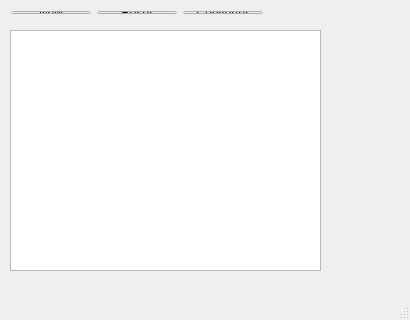
<?xml version="1.0" encoding="UTF-8"?>
<ui version="4.0">
 <class>MainWindow</class>
 <widget class="QMainWindow" name="MainWindow">
  <property name="geometry">
   <rect>
    <x>0</x>
    <y>0</y>
    <width>410</width>
    <height>320</height>
   </rect>
  </property>
  <property name="minimumSize">
   <size>
    <width>280</width>
    <height>200</height>
   </size>
  </property>
  <property name="windowTitle">
   <string>MainWindow</string>
  </property>
  <widget class="QWidget" name="centralWidget">
   <widget class="QGraphicsView" name="graphicsView">
    <property name="geometry">
     <rect>
      <x>10</x>
      <y>30</y>
      <width>311</width>
      <height>241</height>
     </rect>
    </property>
    <property name="verticalScrollBarPolicy">
     <enum>Qt::ScrollBarAsNeeded</enum>
    </property>
   </widget>
   <widget class="QWidget" name="horizontalLayoutWidget">
    <property name="geometry">
     <rect>
      <x>0</x>
      <y>0</y>
      <width>411</width>
      <height>25</height>
     </rect>
    </property>
    <layout class="QHBoxLayout" name="horizontalLayout">
     <item>
      <widget class="QPushButton" name="pushButton">
       <property name="text">
        <string>New</string>
       </property>
      </widget>
     </item>
     <item>
      <widget class="QPushButton" name="pushButton_2">
       <property name="text">
        <string>Reset</string>
       </property>
      </widget>
     </item>
     <item>
      <widget class="QPushButton" name="pushButton_3">
       <property name="text">
        <string>Converter</string>
       </property>
      </widget>
     </item>
     <item>
      <spacer name="horizontalSpacer">
       <property name="orientation">
        <enum>Qt::Horizontal</enum>
       </property>
       <property name="sizeHint" stdset="0">
        <size>
         <width>40</width>
         <height>20</height>
        </size>
       </property>
      </spacer>
     </item>
    </layout>
   </widget>
  </widget>
  <widget class="QMenuBar" name="menuBar">
   <property name="geometry">
    <rect>
     <x>0</x>
     <y>0</y>
     <width>410</width>
     <height>21</height>
    </rect>
   </property>
  </widget>
  <widget class="QStatusBar" name="statusBar"/>
 </widget>
 <layoutdefault spacing="6" margin="11"/>
 <resources/>
 <connections/>
</ui>
